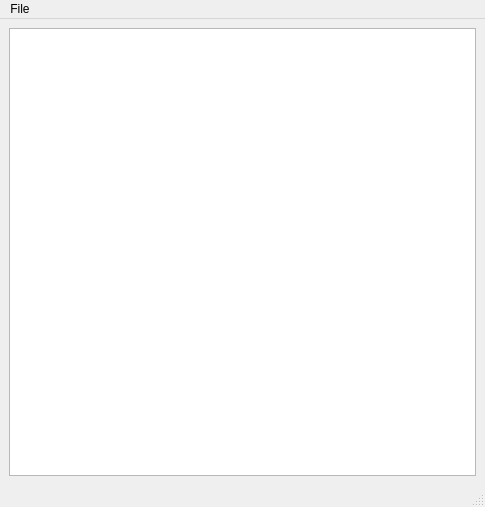
<?xml version="1.0" encoding="UTF-8"?>
<ui version="4.0">
 <class>mainWindow</class>
 <widget class="QMainWindow" name="mainWindow">
  <property name="geometry">
   <rect>
    <x>0</x>
    <y>0</y>
    <width>485</width>
    <height>507</height>
   </rect>
  </property>
  <property name="windowTitle">
   <string>Little Ted</string>
  </property>
  <widget class="QWidget" name="centralwidget">
   <layout class="QGridLayout" name="gridLayout">
    <item row="0" column="0">
     <widget class="QPlainTextEdit" name="textEdit">
      <property name="contextMenuPolicy">
       <enum>Qt::NoContextMenu</enum>
      </property>
     </widget>
    </item>
   </layout>
  </widget>
  <widget class="QMenuBar" name="menubar">
   <property name="geometry">
    <rect>
     <x>0</x>
     <y>0</y>
     <width>485</width>
     <height>22</height>
    </rect>
   </property>
   <widget class="QMenu" name="menuConnect">
    <property name="title">
     <string>File</string>
    </property>
    <addaction name="actionExit"/>
   </widget>
   <addaction name="menuConnect"/>
  </widget>
  <widget class="QStatusBar" name="statusbar"/>
  <action name="actionConnect">
   <property name="text">
    <string>&amp;Connect To...</string>
   </property>
  </action>
  <action name="actionExit">
   <property name="text">
    <string>&amp;Exit</string>
   </property>
  </action>
  <action name="actionDisconnect">
   <property name="text">
    <string>&amp;Disconnect</string>
   </property>
  </action>
  <action name="actionReconnect">
   <property name="text">
    <string>&amp;Reconnect</string>
   </property>
  </action>
 </widget>
 <resources/>
 <connections>
  <connection>
   <sender>actionExit</sender>
   <signal>triggered()</signal>
   <receiver>mainWindow</receiver>
   <slot>close()</slot>
   <hints>
    <hint type="sourcelabel">
     <x>-1</x>
     <y>-1</y>
    </hint>
    <hint type="destinationlabel">
     <x>242</x>
     <y>253</y>
    </hint>
   </hints>
  </connection>
 </connections>
</ui>
